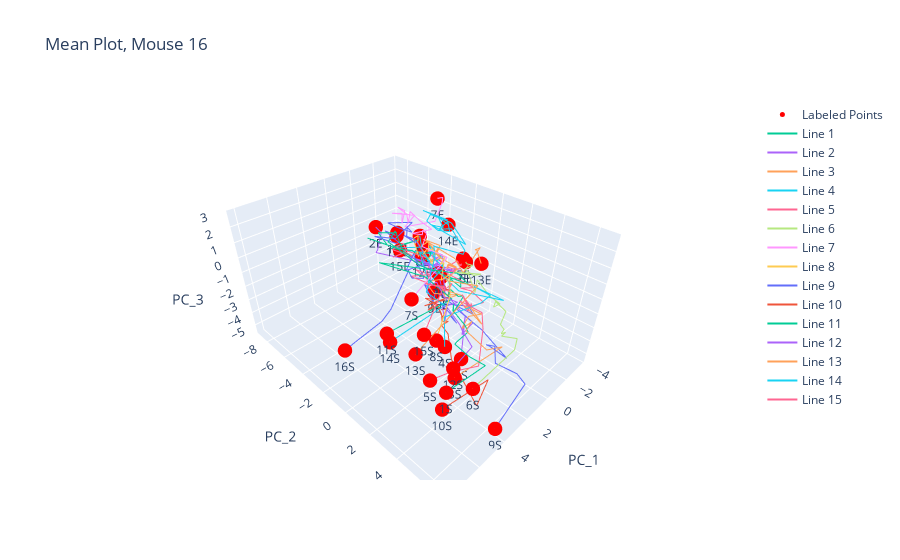

Notebook source saved alongside this figure:
### Markdown cell above
# Plotting the Curves

This part is achieved through taking the arrays and plotting 23 mean points for a certain mouse to create a curve in 3d space

### Code cell
# Trying Plotly for 3d graphs
import plotly.express as px
import plotly.graph_objects as go

# Visualizing the mean data points

# 23 different points
fig = px.line_3d(mean_df, x='PC_1', y='PC_2', z='PC_3', title='Mean Plot, Mouse 16')

# Define the coordinates and labels for the points you want to label
point_x = []
point_y = []
point_z = []
for curve in curves_df:
    point_x.append(curve.at[0, 'PC_1'])
    point_x.append(curve.at[DATAPOINTS - 1, 'PC_1'])
    point_y.append(curve.at[0, 'PC_2'])
    point_y.append(curve.at[DATAPOINTS - 1, 'PC_2'])
    point_z.append(curve.at[0, 'PC_3'])
    point_z.append(curve.at[DATAPOINTS - 1, 'PC_3'])

point_labels = ['1S', '1E', '2S', '2E', '3S', '3E', '4S', '4E', '5S', '5E', '6S', '6E', '7S', '7E', '8S', '8E', '9S', '9E', '10S', '10E', '11S', '11E', '12S', '12E', '13S', '13E', '14S', '14E', '15S', '15E', '16S', '16E', ]

# Create a scatter trace with text annotations for the labeled points
scatter_trace = go.Scatter3d(
    x=point_x,
    y=point_y,
    z=point_z,
    mode='markers+text',
    marker=dict(
        size=5,
        color='red',
    ),
    text=point_labels,
    textposition='bottom center',
    name='Labeled Points'
)

# Add the scatter trace to the figure
fig.add_trace(scatter_trace)

for i in range(len(curves_df) - 1):
    # Create additional line traces
    line_num = i + 1
    line_trace_n = go.Scatter3d(
        x=curves_df[i]['PC_1'].to_numpy(),
        y=curves_df[i]['PC_2'].to_numpy(),
        z=curves_df[i]['PC_3'].to_numpy(),
        mode='lines',
        name='Line {}'.format(line_num)
    )
    fig.add_trace(line_trace_n)

# fig.write_html("downloads/mean_cycle.html")
fig
